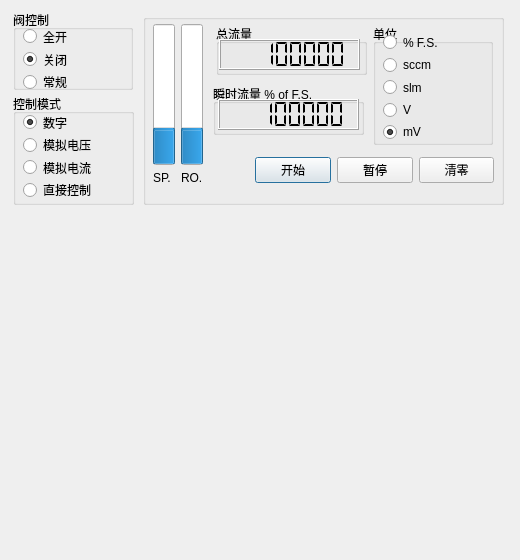
<?xml version="1.0" encoding="UTF-8"?>
<ui version="4.0">
 <class>Dialog</class>
 <widget class="QDialog" name="Dialog">
  <property name="geometry">
   <rect>
    <x>0</x>
    <y>0</y>
    <width>520</width>
    <height>560</height>
   </rect>
  </property>
  <property name="windowTitle">
   <string>Dialog</string>
  </property>
  <widget class="QGroupBox" name="BoxCtrl">
   <property name="geometry">
    <rect>
     <x>13</x>
     <y>10</y>
     <width>120</width>
     <height>80</height>
    </rect>
   </property>
   <property name="title">
    <string>阀控制</string>
   </property>
   <widget class="QWidget" name="verticalLayoutWidget_2">
    <property name="geometry">
     <rect>
      <x>10</x>
      <y>18</y>
      <width>71</width>
      <height>62</height>
     </rect>
    </property>
    <layout class="QVBoxLayout" name="verticalLayout_2">
     <item>
      <widget class="QRadioButton" name="PWMOpen">
       <property name="text">
        <string>全开</string>
       </property>
      </widget>
     </item>
     <item>
      <widget class="QRadioButton" name="PWMClose">
       <property name="text">
        <string>关闭</string>
       </property>
       <property name="checked">
        <bool>true</bool>
       </property>
      </widget>
     </item>
     <item>
      <widget class="QRadioButton" name="PWMPID">
       <property name="text">
        <string>常规</string>
       </property>
      </widget>
     </item>
    </layout>
   </widget>
  </widget>
  <widget class="QGroupBox" name="BoxMode">
   <property name="geometry">
    <rect>
     <x>13</x>
     <y>94</y>
     <width>121</width>
     <height>111</height>
    </rect>
   </property>
   <property name="title">
    <string>控制模式</string>
   </property>
   <widget class="QWidget" name="verticalLayoutWidget">
    <property name="geometry">
     <rect>
      <x>10</x>
      <y>20</y>
      <width>81</width>
      <height>84</height>
     </rect>
    </property>
    <layout class="QVBoxLayout" name="verticalLayout">
     <item>
      <widget class="QRadioButton" name="CtrlMode_Dig">
       <property name="text">
        <string>数字</string>
       </property>
       <property name="checked">
        <bool>true</bool>
       </property>
      </widget>
     </item>
     <item>
      <widget class="QRadioButton" name="CtrlMode_Vot">
       <property name="text">
        <string>模拟电压</string>
       </property>
      </widget>
     </item>
     <item>
      <widget class="QRadioButton" name="CtrlMode_Cur">
       <property name="text">
        <string>模拟电流</string>
       </property>
      </widget>
     </item>
     <item>
      <widget class="QRadioButton" name="CtrlMode_Der">
       <property name="text">
        <string>直接控制</string>
       </property>
      </widget>
     </item>
    </layout>
   </widget>
  </widget>
  <widget class="QGroupBox" name="groupBox_3">
   <property name="geometry">
    <rect>
     <x>143</x>
     <y>14</y>
     <width>361</width>
     <height>191</height>
    </rect>
   </property>
   <property name="title">
    <string/>
   </property>
   <widget class="QGroupBox" name="groupBox_4">
    <property name="geometry">
     <rect>
      <x>73</x>
      <y>10</y>
      <width>151</width>
      <height>51</height>
     </rect>
    </property>
    <property name="title">
     <string>总流量</string>
    </property>
    <widget class="QLCDNumber" name="SetPoint">
     <property name="geometry">
      <rect>
       <x>3</x>
       <y>15</y>
       <width>141</width>
       <height>31</height>
      </rect>
     </property>
     <property name="autoFillBackground">
      <bool>false</bool>
     </property>
     <property name="numDigits">
      <number>8</number>
     </property>
     <property name="segmentStyle">
      <enum>QLCDNumber::Flat</enum>
     </property>
     <property name="value" stdset="0">
      <double>123456.789000000004307</double>
     </property>
    </widget>
   </widget>
   <widget class="QGroupBox" name="BoxUnit">
    <property name="geometry">
     <rect>
      <x>230</x>
      <y>10</y>
      <width>120</width>
      <height>121</height>
     </rect>
    </property>
    <property name="title">
     <string>单位</string>
    </property>
    <widget class="QWidget" name="verticalLayoutWidget_3">
     <property name="geometry">
      <rect>
       <x>10</x>
       <y>10</y>
       <width>61</width>
       <height>106</height>
      </rect>
     </property>
     <layout class="QVBoxLayout" name="verticalLayout_3">
      <item>
       <widget class="QRadioButton" name="ShowUnit_FS">
        <property name="text">
         <string>% F.S.</string>
        </property>
       </widget>
      </item>
      <item>
       <widget class="QRadioButton" name="ShowUnit_sccm">
        <property name="text">
         <string>sccm</string>
        </property>
       </widget>
      </item>
      <item>
       <widget class="QRadioButton" name="ShowUnit_slm">
        <property name="text">
         <string>slm</string>
        </property>
       </widget>
      </item>
      <item>
       <widget class="QRadioButton" name="ShowUnit_V">
        <property name="text">
         <string>V</string>
        </property>
       </widget>
      </item>
      <item>
       <widget class="QRadioButton" name="ShowUnit_mv">
        <property name="text">
         <string>mV</string>
        </property>
        <property name="checked">
         <bool>true</bool>
        </property>
       </widget>
      </item>
     </layout>
    </widget>
   </widget>
   <widget class="QWidget" name="horizontalLayoutWidget">
    <property name="geometry">
     <rect>
      <x>112</x>
      <y>141</y>
      <width>239</width>
      <height>31</height>
     </rect>
    </property>
    <layout class="QHBoxLayout" name="horizontalLayout">
     <item>
      <widget class="QPushButton" name="startPlot">
       <property name="text">
        <string>开始</string>
       </property>
      </widget>
     </item>
     <item>
      <widget class="QPushButton" name="pausePlot">
       <property name="enabled">
        <bool>true</bool>
       </property>
       <property name="text">
        <string>暂停</string>
       </property>
      </widget>
     </item>
     <item>
      <widget class="QPushButton" name="Clear">
       <property name="text">
        <string>清零</string>
       </property>
      </widget>
     </item>
    </layout>
   </widget>
   <widget class="QWidget" name="gridLayoutWidget">
    <property name="geometry">
     <rect>
      <x>10</x>
      <y>10</y>
      <width>51</width>
      <height>161</height>
     </rect>
    </property>
    <layout class="QGridLayout" name="gridLayout">
     <item row="0" column="0">
      <widget class="QProgressBar" name="SetPointBar">
       <property name="layoutDirection">
        <enum>Qt::LeftToRight</enum>
       </property>
       <property name="value">
        <number>24</number>
       </property>
       <property name="orientation">
        <enum>Qt::Vertical</enum>
       </property>
      </widget>
     </item>
     <item row="1" column="0">
      <widget class="QLabel" name="label">
       <property name="text">
        <string>SP.</string>
       </property>
      </widget>
     </item>
     <item row="0" column="1">
      <widget class="QProgressBar" name="GetPointBar">
       <property name="layoutDirection">
        <enum>Qt::LeftToRight</enum>
       </property>
       <property name="value">
        <number>24</number>
       </property>
       <property name="orientation">
        <enum>Qt::Vertical</enum>
       </property>
      </widget>
     </item>
     <item row="1" column="1">
      <widget class="QLabel" name="label_2">
       <property name="text">
        <string>RO.</string>
       </property>
      </widget>
     </item>
    </layout>
   </widget>
   <widget class="QGroupBox" name="groupBox_5">
    <property name="geometry">
     <rect>
      <x>70</x>
      <y>70</y>
      <width>151</width>
      <height>51</height>
     </rect>
    </property>
    <property name="title">
     <string>瞬时流量 % of F.S.</string>
    </property>
    <widget class="QLCDNumber" name="GetPoint">
     <property name="geometry">
      <rect>
       <x>5</x>
       <y>15</y>
       <width>141</width>
       <height>31</height>
      </rect>
     </property>
     <property name="autoFillBackground">
      <bool>false</bool>
     </property>
     <property name="styleSheet">
      <string notr="true"/>
     </property>
     <property name="smallDecimalPoint">
      <bool>false</bool>
     </property>
     <property name="numDigits">
      <number>8</number>
     </property>
     <property name="digitCount">
      <number>8</number>
     </property>
     <property name="segmentStyle">
      <enum>QLCDNumber::Flat</enum>
     </property>
     <property name="value" stdset="0">
      <double>123456.779999999998836</double>
     </property>
     <property name="intValue" stdset="0">
      <number>123457</number>
     </property>
    </widget>
   </widget>
  </widget>
  <widget class="MyDynamicMplCanvas" name="mplCanvas" native="true">
   <property name="geometry">
    <rect>
     <x>10</x>
     <y>209</y>
     <width>491</width>
     <height>341</height>
    </rect>
   </property>
  </widget>
 </widget>
 <customwidgets>
  <customwidget>
   <class>MyDynamicMplCanvas</class>
   <extends>QWidget</extends>
   <header>mplCanvasWrapper.h</header>
   <container>1</container>
  </customwidget>
 </customwidgets>
 <resources/>
 <connections/>
</ui>
